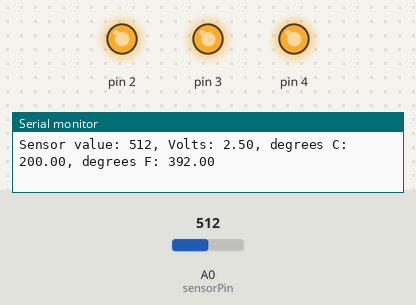
This sketch was run on a simulated Arduino Uno, built with avr-gcc and run on an emulated ATmega328P. On the bench: output pins drawn as LEDs (lit = HIGH), the last lines printed to the serial monitor. Inputs (shaded band) come from the test bench; at power-on: A0 (sensorPin) = 512.

Above: at 1.2 s.
1.3 s: A0 (sensorPin) set to 174
4.3 s: A0 (sensorPin) set to 159
At 4.7 s:
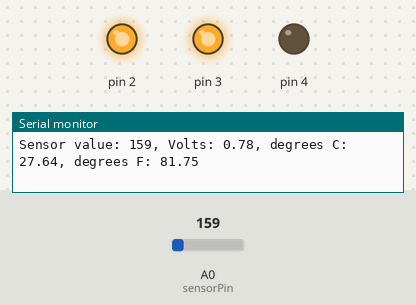
5.9 s: A0 (sensorPin) set to 0
At 6.7 s:
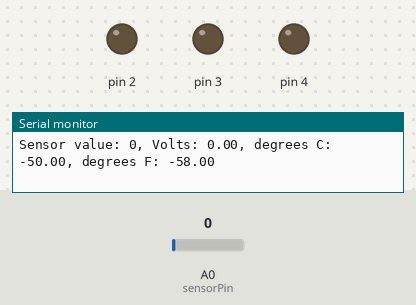
7.4 s: A0 (sensorPin) set to 306
At 8.8 s:
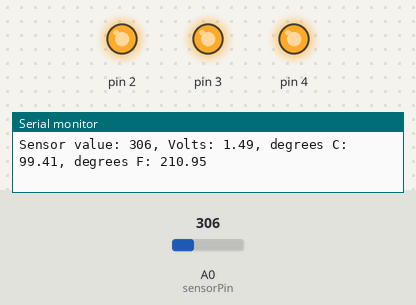
Timing chart, 0 to 10.0 s (numbered marks = the images above; inputs shaded):
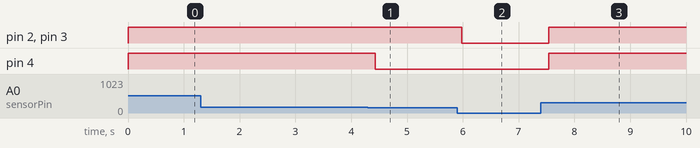

The sketch:

temperature_sensor.ino
```cpp
const int sensorPin = A0;
const float baselineTemp = 22.0;

void setup() {
  Serial.begin(9600);
  for(int pinNumber = 2; pinNumber < 5; pinNumber++) {
    pinMode(pinNumber,OUTPUT);
    digitalWrite(pinNumber, LOW);
  }

  //int FIRSTsensorVal = analogRead(sensorPin);
  //baselineTemp = FIRSTsensorVal;
}

void loop() {
  int sensorVal = analogRead(sensorPin);
  Serial.print("Sensor value: ");
  Serial.print(sensorVal);

  float voltage = (sensorVal/1024.0) * 5.0;
  Serial.print(", Volts: ");
  Serial.print(voltage);

  Serial.print(", degrees C: ");
  float temperature = (voltage - .5) * 100;
  Serial.print(temperature);

  Serial.print(", degrees F: ");
  float fahrenheit = temperature * 9.0/5.0 + 32;
  Serial.println(fahrenheit);

  if(temperature < baselineTemp) {
    digitalWrite(2, LOW);
    digitalWrite(3, LOW);
    digitalWrite(4, LOW);
  } else if(temperature >= baselineTemp+2 && temperature < baselineTemp+4) {
    digitalWrite(2, HIGH);
    digitalWrite(3, LOW);
    digitalWrite(4, LOW);
  } else if(temperature >= baselineTemp+4 && temperature < baselineTemp+6) {
    digitalWrite(2, HIGH);
    digitalWrite(3, HIGH);
    digitalWrite(4, LOW);
  } else if(temperature >= baselineTemp+6) {
    digitalWrite(2, HIGH);
    digitalWrite(3, HIGH);
    digitalWrite(4, HIGH);
  }
  delay(1);
}
```

Measured:
- the behaviour switches between 160 and 159 on A0 (sensorPin) (found by bisection; images 0 and 1)
- after the input at 4.3 s, pin 4: HIGH → LOW after 0.13 s
- after the input at 5.9 s, pin 2, pin 3: HIGH → LOW after 0.08 s
- after the input at 7.4 s, pin 2–4: LOW → HIGH after 0.14 s
